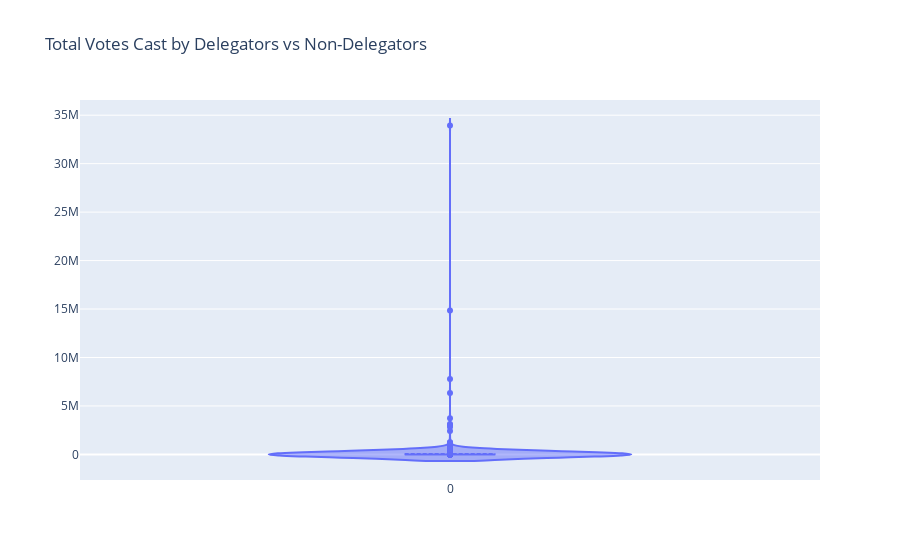

Here is the notebook cell this chart was saved with:
### Code cell
import plotly.graph_objects as go

# Total votes cast by delegators vs non-delegators
fig = go.Figure()

fig.add_trace(go.Violin(x=data['Is delegator'], y=data['Total Votes'], name='Total Votes',
                        box_visible=True, meanline_visible=True))

fig.update_layout(title='Total Votes Cast by Delegators vs Non-Delegators')

fig.show()

### Figure 1 — Plotly figure (JSON) as saved in the notebook; plotly's stock layout.template omitted (floating-point values rounded to 4 significant figures; data arrays with more than 128 entries replaced by an {"elided": "..."} marker saying what was removed)
{"data": [{"box": {"visible": true}, "meanline": {"visible": true}, "name": "Total Votes", "type": "violin", "x": {"elided": "1650 int values"}, "y": {"elided": "1650 float values"}}], "layout": {"title": {"text": "Total Votes Cast by Delegators vs Non-Delegators"}}}
